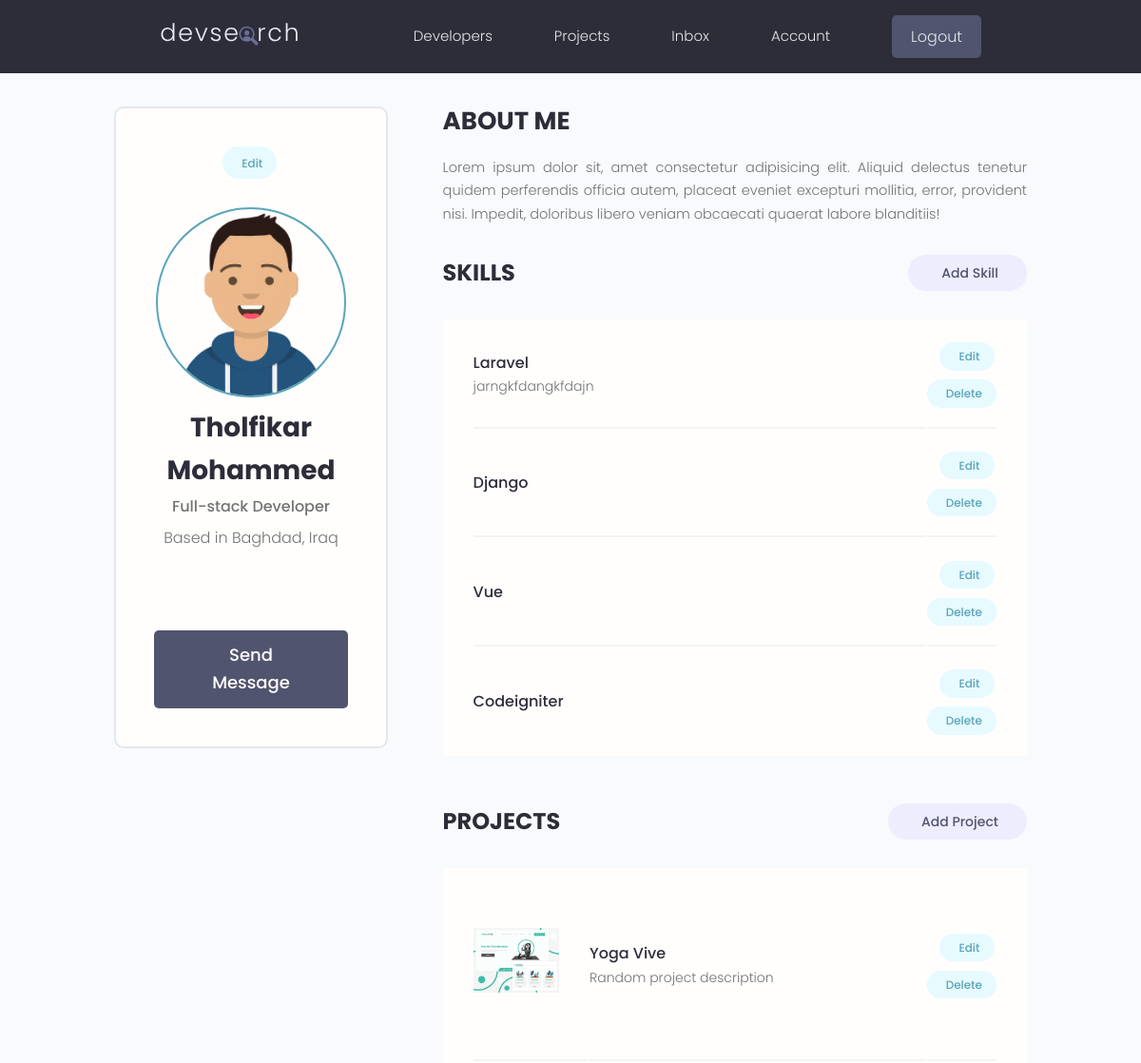
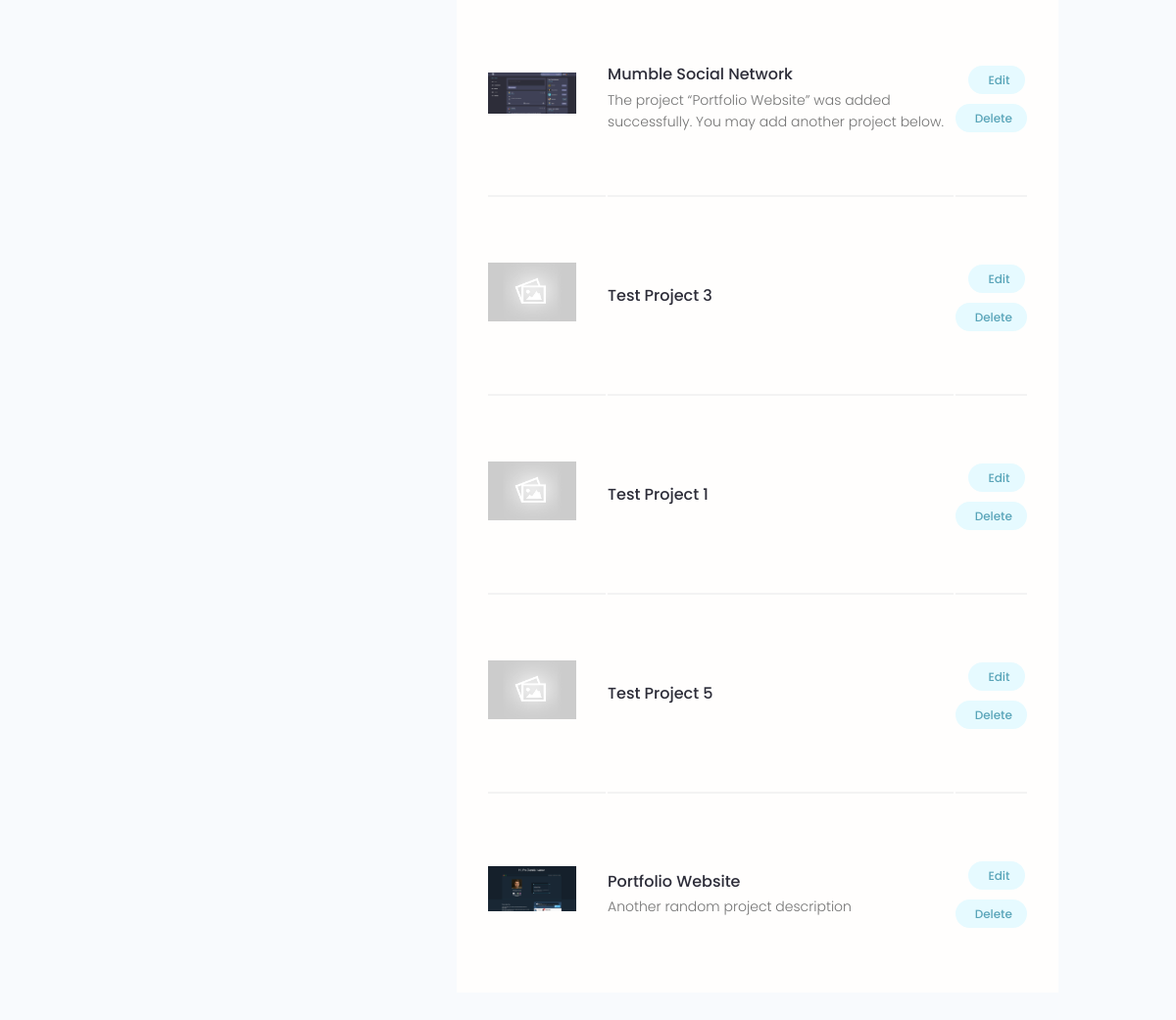
The app's page /account/ (signed in) with its own data (2 pictures, top to bottom).
### users/models.py (models this page shows, shortened)
class Profile(models.Model):
    user = models.OneToOneField(
        User, on_delete=models.CASCADE, null=True, blank=True)
    name = models.CharField(max_length=255, null=True, blank=True)
    username = models.CharField(max_length=255, null=True, blank=True)
    location = models.CharField(max_length=255, null=True, blank=True)
    email = models.EmailField(max_length=255, null=True, blank=True)
    short_intro = models.CharField(max_length=255, null=True, blank=True)
    bio = models.TextField(null=True, blank=True)
    profile_image = models.ImageField(
        null=True, blank=True, upload_to='uploaded-images/profiles', default='images/user-default.png')
    social_github = models.CharField(max_length=255, null=True, blank=True)
    social_stackoverflow = models.CharField(max_length=255, null=True, blank=True)
    social_twitter = models.CharField(max_length=255, null=True, blank=True)
    social_linkedin = models.CharField(max_length=255, null=True, blank=True)
    social_youtube = models.CharField(max_length=255, null=True, blank=True)
    social_website = models.CharField(max_length=255, null=True, blank=True)
    created_at = models.DateTimeField(auto_now_add=True)
    id = models.UUIDField(default=uuid.uuid4, unique=True,
                          primary_key=True, editable=False)

class Skills(models.Model):
    owner = models.ForeignKey(Profile,on_delete=models.CASCADE,null=True,blank=True)
    skillName = models.CharField(max_length=255,null=True,blank=True)
    description = models.TextField(null=True,blank=True)
    created_at = models.DateTimeField(auto_now_add=True)
    id = models.UUIDField(default=uuid.uuid4, unique=True,
                          primary_key=True, editable=False)

### projects/models.py (models this page shows, shortened)
class Project(models.Model):
    owner = models.ForeignKey(Profile, null=True,blank=True,on_delete=models.SET_NULL)
    title = models.CharField(max_length=255)
    description = models.TextField(null=True, blank=True)
    featured_image = models.ImageField(null=True, blank=True, upload_to='uploaded-images/projects', default='images/project-default.jpg')
    demo_link = models.CharField(max_length=2000, null=True, blank=True)
    source_link = models.CharField(max_length=2000, null=True, blank=True)
    tags = models.ManyToManyField(Tag, blank=True)
    vote_total = models.IntegerField(default=0, null=True, blank=True)
    vote_ratio = models.IntegerField(default=0, null=True, blank=True)
    created_at = models.DateTimeField(auto_now_add=True)
    id = models.UUIDField(default=uuid.uuid4, unique=True,
                          primary_key=True, editable=False)
    class Meta:
        ordering = ['-vote_ratio','-vote_total','created_at']

### users/views.py (the view)
# urls.py: path('account/', views.userAccount, name='user-account'),
@login_required(login_url='login')
def userAccount(request):
    profile = request.user.profile
    skills = profile.skills_set.all()
    projects = profile.project_set.all()
    context = {'profile':profile,'skills':skills,'projects':projects}
    return render(request, 'users/account.html', context)

### users/templates/users/account.html (shortened to what this page needs)
{% extends "main.html" %}
{% block content %}
<main class="settingsPage profile my-md">
  <div class="container">
    <div class="layout">
      <div class="column column--1of3">
        <div class="card text-center">
          <div class="card__body dev">
            <a class="tag tag--pill tag--main settings__btn" href="{% url 'edit-account' %}"> Edit</a>
            <img class="avatar avatar--xl dev__avatar" src="{{  profile.profile_image.url }}" />
            <h2 class="dev__name">{{ profile.name }}</h2>
            <p class="dev__title">{{ profile.short_intro }}</p>
            <p class="dev__location">Based in {{ profile.location }}</p>
            <ul class="dev__social">
            </ul>
            <a href="#" class="btn btn--sub btn--lg">Send Message </a>
          </div>
        </div>
      </div>
      <div class="column column--2of3">
        <div class="devInfo">
          <h3 class="devInfo__title">About Me</h3>
          <p class="devInfo__about">{{ profile.bio }}</p>
        </div>
        <div class="settings">
          <h3 class="settings__title">Skills</h3>
          <a class="tag tag--pill tag--sub settings__btn tag--lg" href="{% url 'create-skill' %}"> Add Skill</a>
        </div>
        <table class="settings__table">
          {% for skill in skills %}
          <tr>
            <td class="settings__tableInfo">
              <h4>{{ skill.skillName }}</h4>
              <p>
                {{ skill.description }}
              </p>
            </td>
            <td class="settings__tableActions">
              <a class="tag tag--pill tag--main settings__btn" href="{% url 'update-skill' skill.id %}"> Edit</a>
              <a class="tag tag--pill tag--main settings__btn" href="{% url 'delete-skill' skill.id %}?next=/account">
                Delete</a>
            </td>
          </tr>
          {% endfor %}
        </table>
        <div class="settings">
          <h3 class="settings__title">Projects</h3>
          <a class="tag tag--pill tag--sub settings__btn tag--lg" href="{% url 'create-project' %}"> Add Project</a>
        </div>
        <table class="settings__table">
          {% for project in projects %}
          <tr>
            <td class="settings__thumbnail">
              <a href="{% url 'project' project.id %}"><img src="{{ project.featured_image.url }}" alt="Project Thumbnail" /></a>
            </td>
            <td class="settings__tableInfo">
              <a href="{% url 'project' project.id %}">{{ project.title }}</a>
              <p>
                {{ project.description|slice:'150' }}
              </p>
            </td>
            <td class="settings__tableActions">
              <a class="tag tag--pill tag--main settings__btn" href="{% url 'update-project' project.id %}"> Edit</a>
              <a class="tag tag--pill tag--main settings__btn" href="{% url 'delete-project' project.id %}?next=/account">
                Delete</a>
            </td>
          </tr>
          {% endfor %}
        </table>
      </div>
    </div>
  </div>
</main>
{% endblock content %}

### static/styles/app.css (style rules this page uses)
:root { --color-sub: #2d2d39; }
.btn--sub { background-color: var(--color-sub-light); }
.card { border: 2px solid var(--color-light); }
img { width: 100%; }
.profile .card > .dev { padding: 4rem; }
.dev__avatar { display: block; margin: auto; }
.dev__name { color: var(--color-sub); font-size: 2.8rem; font-weight: 700; margin-top: 1rem; margin-bottom: 0.5rem; }
.dev__title { font-size: 1.6rem; font-weight: 500; line-height: 1.3; }
.dev__location { margin-top: 1rem; }
.dev__social { margin: 3rem 0; list-style: none; display: flex; justify-content: center; gap: 1.5rem; }
.devInfo { margin-bottom: 3rem; }
.devInfo__title, .devInfo__subtitle { font-size: 2.6rem; color: var(--color-sub); text-transform: uppercase; font-weight: 700; margin-bottom: 1.5rem; }
.devInfo__about, .devSkill__info { font-size: 1.45rem; line-height: 1.7; text-align: justify; }
.settingsPage .dev > .settings__btn { display: inline-block; margin-bottom: 3rem; }
.settings { display: flex; justify-content: space-between; align-items: center; }
.settings__title { font-size: 2.4rem; text-transform: uppercase; font-weight: 700; color: var(--color-sub); }
.settings__table { margin-top: 3rem; margin-bottom: 5rem; padding: 0 3rem; background: var(--color-white); }
.settings__table tr { width: 100%; }
.settings__table tr > td { padding: 2rem 0; }
.settings__table tr:not(:last-child) td { border-bottom: 2px solid var(--color-white-light); }
.settings__thumbnail { width: 23%; min-width: 10rem; }
.settings__thumbnail img { padding-right: 3rem; height: 15rem; object-fit: contain; }
.settings__tableInfo { width: 100%; }
.settings__tableInfo h4, .settings__tableInfo a { padding-right: 1rem; width: auto; font-size: 1.6rem; font-weight: 500; color: var(--color-sub); }
.settings__tableInfo p { font-size: 1.4rem; }
.settings__tableActions { text-align: right; }

### static/uikit/styles/modules/_variables.css (style rules this page uses)
:root { --color-main: #5aa5b9; --color-main-light: #e6faff; --color-sub: #3f4156; --color-sub-light: #51546e; --color-sub-lighter: #ededfd; --color-text: #737373; --color-gray: #8b8b8b; --color-light: #e5e7eb; --color-light-gray: #767676; --color-bg: #f8fafd; --color-white: #fffefd; --color-white-light: #f3f3f3; --color-success: #359e64; --color-success-bg: #def8e8; --color-error: #fc4b0b; --color-error-bg: #fff2ee; --font-base: 'Poppins', arial, helvetica, 'Segoe UI', roboto, ubuntu, sans-serif; --font-monospace: 'Fira Code', 'Courier New', courier, monospace; --font-regular: 300; --font-medium: 500; --font-bold: 700; --generic-shadow: 1px 1px 5px #00000010; --generic-transition: all 0.3s ease-in-out; }

### static/uikit/styles/modules/_base.css (style rules this page uses)
* { margin: 0; padding: 0; box-sizing: border-box; text-rendering: optimizeLegibility; color: inherit; font-size: inherit; }
html { font-size: 50%; }
@media only screen and (min-width: 480px) { html { font-size: 56.25%; } }
@media only screen and (min-width: 1200px) { html { font-size: 62.5%; } }
body { line-height: 1.6; font-weight: 400; font-size: 1.5rem; color: var(--color-text); background-color: var(--color-bg); min-height: 100vh; }

### static/uikit/styles/modules/_typography.css (style rules this page uses)
* { font-family: var(--font-base); }
h2 { font-size: 3.6rem; font-weight: var(--font-bold); }
h3 { font-size: 3.2rem; font-weight: var(--font-medium); }
h4 { font-size: 2.8rem; font-weight: var(--font-medium); }
p, span, strong { font-size: 1.6rem; color: var(--color-text); font-weight: var(--font-regular); }
a { padding-bottom: 2px; text-decoration: none; display: inline-block; color: var(--color-main); font-weight: var(--font-medium); }

### static/uikit/styles/modules/_utilities.css (style rules this page uses)
.container { width: 92%; max-width: 165rem; margin: 0 auto; box-sizing: border-box; }
@media screen and (min-width: 1000px) { .container { width: 90%; } }
@media screen and (min-width: 1200px) { .container { width: 80%; } }
.text-center { text-align: center; }
.my-md { margin: 3rem auto; }

### static/uikit/styles/modules/_avatar.css (style rules this page uses)
.avatar { border-radius: 50%; border: 2px solid var(--color-main); object-fit: cover; }
.avatar--xl { height: 20rem; width: 20rem; }

### static/uikit/styles/modules/_card.css (style rules this page uses)
.card { border-radius: 1rem; background-color: var(--color-white); border: 1.5px solid var(--color-light); width: auto; height: auto; margin-top: 0.5rem; margin-bottom: 0.5rem; overflow: hidden; }
.card__body, .card__header { padding: 2rem 2.5rem; }

### static/uikit/styles/modules/_layout.css (style rules this page uses)
.layout { display: flex; flex-flow: row wrap; justify-content: space-between; }
.layout > .column { margin-bottom: 3rem; }
.layout > .column.column--1of3 { flex-basis: 30%; }
.layout > .column.column--2of3 { flex-basis: 64%; }

### records on screen
Profile: profile_image (picture), name "Tholfikar Mohammed", short_intro "Full-stack Developer", location "Baghdad, Iraq", bio "Lorem ipsum dolor sit, amet consectetur adipisicing elit. Aliquid delectus tenetur quidem perferendis officia autem, placeat eveniet excepturi mollitia, error, provident nisi. Impedit, doloribus libero veniam obcaecati quaerat labore blanditiis!"
Skills: skillName "Laravel", description "jarngkfdangkfdajn"
Skills: skillName "Django"
Skills: skillName "Vue"
Skills: skillName "Codeigniter"
Project: featured_image (picture), title "Yoga Vive", description "Random project description"
Project: featured_image (picture), title "Mumble Social Network", description "The project “Portfolio Website” was added successfully. You may add another project below."
Project: featured_image (placeholder picture), title "Test Project 3"
Project: featured_image (placeholder picture), title "Test Project 1"
Project: featured_image (placeholder picture), title "Test Project 5"
Project: featured_image (picture), title "Portfolio Website", description "Another random project description"
